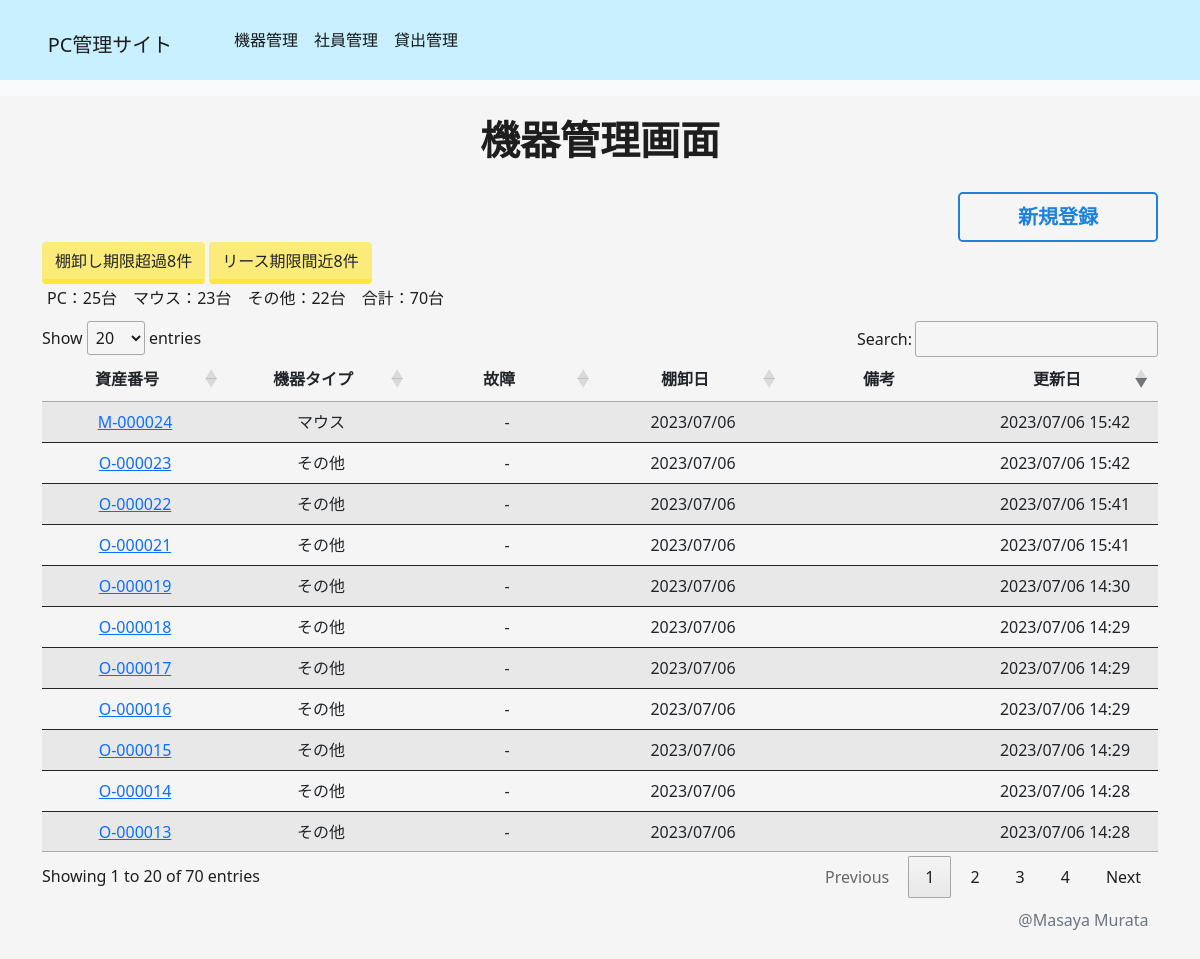
The page /device/management/ on the database its author committed.
### device/models.py (models this page shows, shortened)
class DeviceModel(models.Model):
  device_type_choices = [
    ('PC', 'PC'),
    ('マウス', 'マウス'),
    ('その他', 'その他'),
  ]
  manufacture_choices = [
    ('DELL', 'DELL'),
    ('HP', 'HP'),
    ('Lenovo', 'Lenovo'),
    ('Chrome', 'Chrome'),
    ('Apple', 'Apple'),
    ('Microsoft', 'Microsoft'),
    ('NEC', 'NEC'),
    ('FUJITSU', 'FUJITSU'),
    ('Panasonic','Panasonic'),
    ('LG Electronics', 'LG Electronics'),
    ('VAIO', 'VAIO'),
    ('dynabook', 'dynabook'),
    ('MouseComputer', 'MouseComputer'),
    ('Dospara', 'Dospara'),
    ('パソコン工房', 'パソコン工房'),
    ('ASUS', 'ASUS'),
    ('ELECOM', 'ELECOM'),
    ('BUFFALO', 'BUFFALO'),
    ('SANWA SUPPLY', 'SANWA SUPPLY'),
    ('Digio', 'Digio'),
    ('Logicool', 'Logicool'),
    ('Razer', 'Razer'),
    ('Kensington', 'Kensington'),
    ('その他', 'その他'),
  ]
  os_choices = [
    ('Windows', 'Windows'),
    ('Mac OS', 'Mac OS'),
    ('Linux', 'Linux'),
    ('Unix', 'Unix'),
    ('Chrome OS', 'Chrome OS'),
    ('その他', 'その他'),
  ]
  memory_choices = [
    ('2', '2GB'),
    ('4', '4GB'),
    ('8', '8GB'),
    ('16', '16GB'),
    ('32', '32GB'),
    ('64', '64GB'),
    ('その他', 'その他'),
  ]
  storage_choices = [
    ('128', '128GB'),
    ('256', '256GB'),
    ('512', '512GB'),
    ('1', '1TB'),
    ('2', '2TB'),
    ('その他', 'その他'),
  ]
  gpu_choices = [
    ('あり', 'あり'),
    ('なし', 'なし'),
  ]
  device_id = models.CharField(verbose_name='資産番号', unique = True, max_length=8, primary_key=True)
  manufacture = models.CharField(verbose_name='メーカー', max_length=20, choices=manufacture_choices,)
  model_name = models.CharField(verbose_name='機器名', max_length=50)
  device_type = models.CharField(verbose_name='機器タイプ', max_length=30, choices=device_type_choices,)
  os = models.CharField(verbose_name='OS', max_length=10, choices=os_choices, null=True, blank=True, default=None)
  memory = models.CharField(verbose_name='メモリ', max_length=10, choices=memory_choices, null=True, blank=True, default=None)
  storage = models.CharField(verbose_name='ストレージ', max_length=10, choices=storage_choices, null=True, blank=True, default=None)
  gpu = models.CharField(verbose_name='GPU', max_length=3, choices=gpu_choices, null=True, blank=True, default=None)
  is_faulty = models.BooleanField(verbose_name='故障', default=False, null=True)
  inventry_date = models.DateField(verbose_name='棚卸し日',)
  registration_date = models.DateTimeField(verbose_name='登録日', auto_now_add=True)
  update_date = models.DateTimeField(verbose_name='更新日', auto_now=True)
  commencement_date = models.DateField(verbose_name='リース開始日', null=True, blank=True)
  expiration_date = models.DateField(verbose_name='リース終了日', null=True, blank=True)
  notes = models.TextField(verbose_name='備考', max_length=200, null=True, blank=True)
  is_deleted = models.BooleanField(verbose_name='削除フラグ', default=False)

### device/views.py (the view)
# urls.py: path("management/", DeviceManagementView.as_view(), name="device_management"),
class DeviceManagementView(ListView):
  template_name = "device/device_management.html"
  model = DeviceModel
  context_object_name = "device_list"
  def get_queryset(self, **kwargs):
    queryset = super().get_queryset(**kwargs)
    queryset = queryset.filter(is_deleted = False).order_by("-update_date").all()
    return queryset
  def get_context_data(self, **kwargs):
    context = super().get_context_data(**kwargs)
    today = date.today()
    inventry_deadline = today - relativedelta(months=6)
    expirarion_deadline= today + timedelta(days=7)
    over_inventry = DeviceModel.objects.filter(is_deleted = False, inventry_date__lt = inventry_deadline).values_list("inventry_date","device_id","model_name").order_by("inventry_date")
    over_inventry_cnt = over_inventry.count()
    over_expiration = DeviceModel.objects.filter(is_deleted = False, expiration_date__lt = expirarion_deadline).values_list("expiration_date","device_id","model_name").order_by("expiration_date")
    over_expiration_cnt = over_expiration.count()
    context["today"] = today
    context["inventry_deadline"] = inventry_deadline
    context["over_inventry"] = over_inventry
    context["over_inventry_cnt"] = over_inventry_cnt
    context["expirarion_deadline"] = expirarion_deadline
    context["over_expiration"] = over_expiration
    context["over_expiration_cnt"] = over_expiration_cnt
    all_cnt = DeviceModel.objects.filter(is_deleted = False).count()
    pc_cnt = DeviceModel.objects.filter(is_deleted = False).filter(device_type="PC").count()
    mouse_cnt = DeviceModel.objects.filter(is_deleted = False).filter(device_type="マウス").count()
    other_cnt = DeviceModel.objects.filter(is_deleted = False).filter(device_type="その他").count()
    context["all_cnt"] = all_cnt
    context["pc_cnt"] = pc_cnt
    context["mouse_cnt"] = mouse_cnt
    context["other_cnt"] = other_cnt
    return context

### device/templates/device/device_management.html (shortened to what this page needs)
{% extends 'base.html' %}
{% load static %}
{% block content %}
<div class="container">
  <div class="row">
    <div class="col">
      <h1 class="page-title" id="device-page-title">機器管理画面</h1>
      <div class="create">
        <a class="btn btn-lg create-btn" href={% url 'device:device_create' %} role="button" id="device-create-btn">新規登録</a>
      </div>
      <div class="alert-message">
      {% if over_inventry_cnt > 0 %}
        <a class="btn btn-alert", data-toggle="modal", data-target="#inventry_date_Modal" id="over-inventry-btn">棚卸し期限超過{{over_inventry_cnt}}件</a>
        {% endif %}
        {% if over_expiration_cnt > 0 %}
        <a class="btn  btn-alert", data-toggle="modal", data-target="#expiration_date_Modal" id="over-expiration-btn">リース期限間近{{over_expiration_cnt}}件</a>
        {% endif %}
      </div>
      <h6 class="summary" id="device-summary">PC：{{pc_cnt}}台　マウス：{{mouse_cnt}}台　その他：{{other_cnt}}台　合計：{{all_cnt}}台</h6>
      <table class="table table-striped list-table" id="device-list-table" >
        <thead>
            <th scope="col">資産番号</th>
            <th scope="col">機器タイプ</th>
            <th scope="col">故障</th>
            <th scope="col">棚卸日</th>
            <th scope="col">備考</th>
            <th scope="col">更新日</th>
        </thead>
        <tbody>
          {% for device in device_list %}
          <tr>
            <td><a href="{% url 'device:device_detail' device.pk %}"> {{device.device_id}}</a></td>
            <td>{{device.device_type}}</td>
              {% if device.is_faulty == True %}
                <td><strong class="attention">故障中</strong></td>
                {% else %}
                  <td><span>-</span></td>
              {% endif %}
            {% if device.inventry_date <= inventry_deadline%}
              <td><strong  class="attention">{{device.inventry_date|date:"Y/m/d"}}</strong></td>
            {% else %}
              <td>{{device.inventry_date|date:"Y/m/d"}}</td>
            {% endif %}
            <td>{{device.notes}}</td>
            <td>{{device.update_date|date:"Y/m/d H:i"}}</td>
          </tr>
          {% endfor %}
        </tbody>
      </table>
    </div>
  </div>
</div>
{% endblock content %}

### templates/base.html (shortened to what this page needs)
{% load static %}
<!DOCTYPE html>
<html lang="en">
<head>
  <link href="https://cdn.jsdelivr.net/npm/bootstrap@5.0.2/dist/css/bootstrap.min.css" rel="stylesheet">
  <link rel="stylesheet" href="https://cdnjs.cloudflare.com/ajax/libs/jquery.tablesorter/2.31.0/css/theme.default.min.css">
  <link href="https://cdn.datatables.net/1.13.4/css/jquery.dataTables.min.css" rel="stylesheet"/>
  <link rel="stylesheet" type="text/css" href={% static "css/style.css" %}>
</head>
<body>
  <header>
    <nav class="navbar navbar-expand-lg navbar-light bg-light">
      <div class="container-fluid">
        <a class="navbar-brand top-btn" href="{% url 'index' %}"><span>PC管理サイト</span><span>トップページへ</span></a>
        <div class="collapse navbar-collapse" id="navbarSupportedContent">
          <ul class="navbar-nav">
            <li class="nav-item">
              <a class="nav-link active" aria-current="page" href="{% url 'device:device_management' %}">機器管理</a>
            </li>
            <li class="nav-item">
              <a class="nav-link active" aria-current="page" href="{% url 'users:users_management' %}">社員管理</a>
              <li class="nav-item">
              <a class="nav-link active" aria-current="page" href="{% url 'rental:rental_management' %}">貸出管理</a>
            </li>
          </ul>
        </div>
      </div>
    </nav>
  </header>
  <main>
    {% block content %}{% endblock content %}
  </main>
</body>
<footer class="footer">
  <div class="container" align="right">
    <p class="text-muted">@Masaya Murata</p>
  </div>
</footer>
</html>

### static/css/style.css (style rules this page uses)
html, body { margin: 0; padding: 0; height: 100%; color: rgb(30, 30, 30); background-color: rgb(245, 245, 245); }
body { margin-top: 80px; min-width: auto; overflow-y: auto; overflow-x: auto; }
body .container { table-layout: fixed; max-width: 95%; }
footer { padding: 10px; }
.container-fluid { height: 80px; display: flex; background-color: rgb(200, 240, 255); position: fixed; top: 0; left: 0; margin: 0; padding: 10px; z-index: 999; }
.container-fluid .top-btn { position: relative; display: inline-block; width: 100%; max-width: 200px; height: 50%; max-height: 50px; text-align: center; outline: none; }
.container-fluid .top-btn span { display: flex; justify-content: center; align-items: center; position: absolute; width: 100%; height: 100%; transform-style: preserve-3d; transition: 0.5s; }
.container-fluid .top-btn span:nth-child(1) { background: rgb(200, 240, 255); color: rgb(30, 30, 30); transform: rotateX(0deg); transform-origin: 0 50% -25px; }
.container-fluid ul li .nav-link.active { background-color: rgb(200, 240, 255); color: rgb(30, 30, 30); position: relative; text-decoration: none; text-align: center; }
.container-fluid ul li .nav-link.active::after { content: ""; position: absolute; bottom: 0; left: 0; width: 100%; height: 2px; background-color: rgb(30, 30, 30); transform: scaleX(0); transition: transform 0.3s; }
.page-title { text-align: center; padding: 20px; font-weight: bold; }
.create { text-align: right; }
.create .create-btn { text-align: center; vertical-align: middle; text-decoration: none; width: 200px; margin: auto; padding: auto; font-weight: bold; border: 2px solid rgb(30, 130, 220); color: rgb(30, 130, 220); cursor: pointer; position: relative; overflow: hidden; z-index: 1; }
.create .create-btn::before { content: ""; position: absolute; left: 0; top: 0; width: 100%; height: 100%; background-color: rgb(30, 130, 220); transform: translateX(-100%); transition: all 0.3s; z-index: -1; }
.list-table { text-align: center; table-layout: fixed; }
.list-table td { overflow: hidden; white-space: nowrap; text-overflow: ellipsis; -webkit-line-clamp: 3; }
.alert-message { text-align: left; }
.alert-message .btn-alert { background: rgba(255, 225, 0, 0.5); border-bottom: solid 5px rgba(255, 225, 0, 0.5); transition: 0.3s; animation: move_a 4s infinite; }
.summary { padding: 5px; text-align: left; }

### rows shown on the page
DeviceModel: device_id "M-000024", device_type "マウス", inventry_date "2023/07/06", update_date "2023/07/06 15:42"
DeviceModel: device_id "O-000023", device_type "その他", inventry_date "2023/07/06", update_date "2023/07/06 15:42"
DeviceModel: device_id "O-000022", device_type "その他", inventry_date "2023/07/06", update_date "2023/07/06 15:41"
DeviceModel: device_id "O-000021", device_type "その他", inventry_date "2023/07/06", update_date "2023/07/06 15:41"
DeviceModel: device_id "O-000019", device_type "その他", inventry_date "2023/07/06", update_date "2023/07/06 14:30"
DeviceModel: device_id "O-000018", device_type "その他", inventry_date "2023/07/06", update_date "2023/07/06 14:29"
DeviceModel: device_id "O-000017", device_type "その他", inventry_date "2023/07/06", update_date "2023/07/06 14:29"
DeviceModel: device_id "O-000016", device_type "その他", inventry_date "2023/07/06", update_date "2023/07/06 14:29"
DeviceModel: device_id "O-000015", device_type "その他", inventry_date "2023/07/06", update_date "2023/07/06 14:29"
DeviceModel: device_id "O-000014", device_type "その他", inventry_date "2023/07/06", update_date "2023/07/06 14:28"
DeviceModel: device_id "O-000013", device_type "その他", inventry_date "2023/07/06", update_date "2023/07/06 14:28"

### other values the page prints
{{ over_inventry_cnt }} "8"
{{ over_expiration_cnt }} "8"
{{ pc_cnt }} "25"
{{ mouse_cnt }} "23"
{{ other_cnt }} "22"
{{ all_cnt }} "70"
